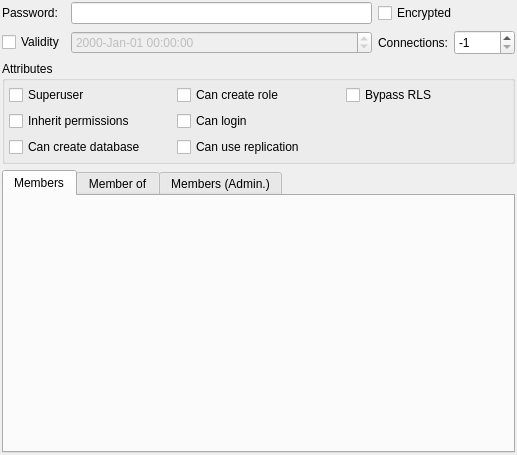
<?xml version="1.0" encoding="UTF-8"?>
<ui version="4.0">
 <class>RoleWidget</class>
 <widget class="QWidget" name="RoleWidget">
  <property name="geometry">
   <rect>
    <x>0</x>
    <y>0</y>
    <width>517</width>
    <height>455</height>
   </rect>
  </property>
  <property name="minimumSize">
   <size>
    <width>400</width>
    <height>0</height>
   </size>
  </property>
  <layout class="QGridLayout" name="role_grid">
   <property name="leftMargin">
    <number>2</number>
   </property>
   <property name="topMargin">
    <number>2</number>
   </property>
   <property name="rightMargin">
    <number>2</number>
   </property>
   <property name="bottomMargin">
    <number>2</number>
   </property>
   <property name="spacing">
    <number>6</number>
   </property>
   <item row="1" column="1">
    <widget class="QDateTimeEdit" name="validity_dte">
     <property name="enabled">
      <bool>false</bool>
     </property>
     <property name="sizePolicy">
      <sizepolicy hsizetype="Expanding" vsizetype="Fixed">
       <horstretch>0</horstretch>
       <verstretch>0</verstretch>
      </sizepolicy>
     </property>
     <property name="specialValueText">
      <string/>
     </property>
     <property name="displayFormat">
      <string>yyyy-MMM-dd hh:mm:ss</string>
     </property>
     <property name="calendarPopup">
      <bool>false</bool>
     </property>
     <property name="timeSpec">
      <enum>Qt::OffsetFromUTC</enum>
     </property>
    </widget>
   </item>
   <item row="1" column="3">
    <widget class="QSpinBox" name="conn_limit_sb">
     <property name="sizePolicy">
      <sizepolicy hsizetype="Preferred" vsizetype="Fixed">
       <horstretch>0</horstretch>
       <verstretch>0</verstretch>
      </sizepolicy>
     </property>
     <property name="minimumSize">
      <size>
       <width>0</width>
       <height>25</height>
      </size>
     </property>
     <property name="minimum">
      <number>-1</number>
     </property>
     <property name="maximum">
      <number>65535</number>
     </property>
     <property name="value">
      <number>-1</number>
     </property>
    </widget>
   </item>
   <item row="1" column="0">
    <widget class="QCheckBox" name="validity_chk">
     <property name="text">
      <string>Validity</string>
     </property>
    </widget>
   </item>
   <item row="1" column="2">
    <widget class="QLabel" name="conn_limit_lbl">
     <property name="font">
      <font>
       <weight>50</weight>
       <italic>false</italic>
       <bold>false</bold>
      </font>
     </property>
     <property name="text">
      <string>Connections:</string>
     </property>
    </widget>
   </item>
   <item row="2" column="0" colspan="4">
    <widget class="QGroupBox" name="attributes_gb">
     <property name="title">
      <string>Attributes</string>
     </property>
     <layout class="QGridLayout" name="gridLayout">
      <property name="leftMargin">
       <number>4</number>
      </property>
      <property name="topMargin">
       <number>4</number>
      </property>
      <property name="rightMargin">
       <number>4</number>
      </property>
      <property name="bottomMargin">
       <number>4</number>
      </property>
      <property name="spacing">
       <number>6</number>
      </property>
      <item row="0" column="0">
       <widget class="QCheckBox" name="superusr_chk">
        <property name="text">
         <string>Superuser</string>
        </property>
       </widget>
      </item>
      <item row="1" column="0">
       <widget class="QCheckBox" name="inh_perm_chk">
        <property name="text">
         <string>Inherit permissions</string>
        </property>
       </widget>
      </item>
      <item row="2" column="0">
       <widget class="QCheckBox" name="create_db_chk">
        <property name="text">
         <string>Can create database</string>
        </property>
       </widget>
      </item>
      <item row="0" column="2">
       <widget class="QCheckBox" name="bypass_rls_chk">
        <property name="text">
         <string>Bypass RLS</string>
        </property>
       </widget>
      </item>
      <item row="2" column="1">
       <widget class="QCheckBox" name="can_replicate_chk">
        <property name="text">
         <string>Can use replication</string>
        </property>
       </widget>
      </item>
      <item row="1" column="1">
       <widget class="QCheckBox" name="can_login_chk">
        <property name="text">
         <string>Can login</string>
        </property>
       </widget>
      </item>
      <item row="0" column="1">
       <widget class="QCheckBox" name="create_role_chk">
        <property name="text">
         <string>Can create role</string>
        </property>
       </widget>
      </item>
     </layout>
    </widget>
   </item>
   <item row="3" column="0" colspan="4">
    <widget class="QTabWidget" name="members_twg">
     <property name="currentIndex">
      <number>0</number>
     </property>
     <widget class="QWidget" name="members_tab">
      <attribute name="title">
       <string>Members</string>
      </attribute>
     </widget>
     <widget class="QWidget" name="member_of_tab">
      <attribute name="title">
       <string>Member of</string>
      </attribute>
     </widget>
     <widget class="QWidget" name="adm_members_tab">
      <attribute name="title">
       <string>Members (Admin.)</string>
      </attribute>
     </widget>
    </widget>
   </item>
   <item row="0" column="0">
    <widget class="QLabel" name="passwd_lbl">
     <property name="text">
      <string>Password:</string>
     </property>
    </widget>
   </item>
   <item row="0" column="1">
    <widget class="QLineEdit" name="passwd_edt">
     <property name="sizePolicy">
      <sizepolicy hsizetype="Expanding" vsizetype="Fixed">
       <horstretch>0</horstretch>
       <verstretch>0</verstretch>
      </sizepolicy>
     </property>
     <property name="clearButtonEnabled">
      <bool>true</bool>
     </property>
    </widget>
   </item>
   <item row="0" column="2" colspan="2">
    <widget class="QCheckBox" name="encrypt_pass_chk">
     <property name="sizePolicy">
      <sizepolicy hsizetype="Preferred" vsizetype="Fixed">
       <horstretch>0</horstretch>
       <verstretch>0</verstretch>
      </sizepolicy>
     </property>
     <property name="text">
      <string>Encrypted</string>
     </property>
    </widget>
   </item>
  </layout>
 </widget>
 <tabstops>
  <tabstop>passwd_edt</tabstop>
  <tabstop>encrypt_pass_chk</tabstop>
  <tabstop>validity_chk</tabstop>
  <tabstop>validity_dte</tabstop>
  <tabstop>conn_limit_sb</tabstop>
  <tabstop>superusr_chk</tabstop>
  <tabstop>create_db_chk</tabstop>
  <tabstop>members_twg</tabstop>
 </tabstops>
 <resources/>
 <connections/>
</ui>
